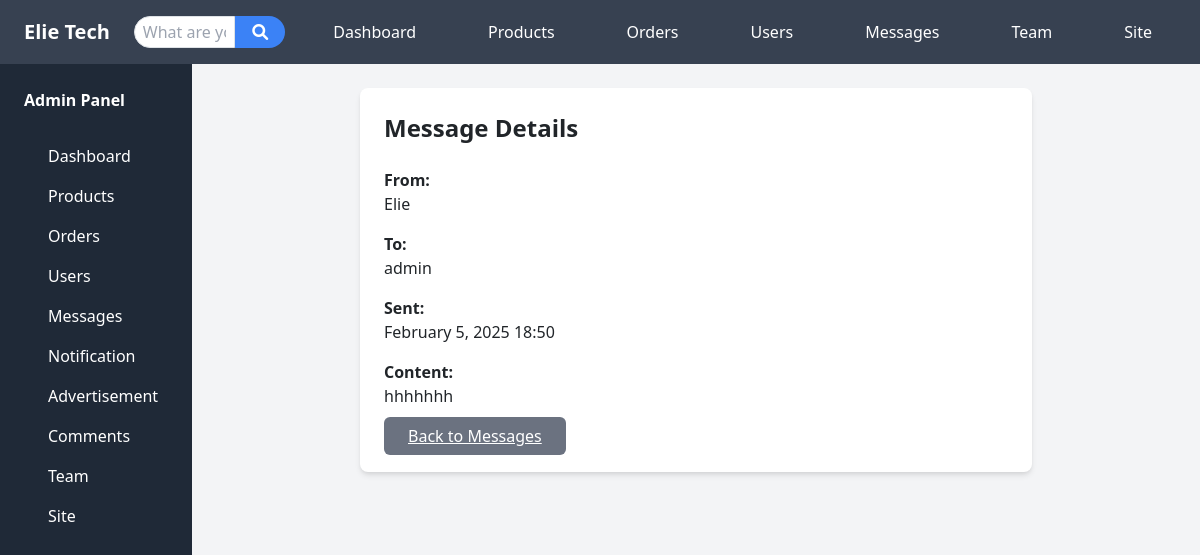
Page /admin-panel/messages/view/23/ (signed in) on the committed database.
### store/models.py (models this page shows, shortened)
class Message(models.Model):
    sender = models.ForeignKey(User, related_name='sent_messages', on_delete=models.CASCADE)
    recipient = models.ForeignKey(User, related_name="received_messages", on_delete=models.CASCADE)
    content = models.TextField()
    image = models.ImageField(upload_to='message_images/', null=True, blank=True)
    is_read = models.BooleanField(default=False)
    timestamp = models.DateTimeField(auto_now_add=True)

### store/views.py (the view)
# urls.py: path('admin-panel/messages/view/<int:message_id>/', views.admin_view_message, name='admin_view_message'),
@staff_member_required
@csrf_exempt
def admin_view_message(request, message_id):
    message = get_object_or_404(Message, id=message_id)
    message.is_read = True
    message.save()
    return render(request, 'admin/view_message.html', {'message': message})

### store/context_processors.py (called while the page is built)
def unread_message_count(request):
    unread_count = 0
    if request.user.is_authenticated:
        unread_count = Message.objects.filter(
            recipient=request.user,  # <-- Fix here
            is_read=False
        ).count()
    return {'unread_message_count': unread_count}

### templates/admin/view_message.html (shortened to what this page needs)
{% extends 'admin/base.html' %}
{% block content %}
<div class="bg-white rounded-lg shadow-md p-6 max-w-2xl mx-auto">
    <h2 class="text-2xl font-bold mb-4">Message Details</h2>
    <div class="space-y-4">
        <div>
            <label class="font-bold">From:</label>
            <p>{{ message.sender.username }}</p>
        </div>
        <div>
            <label class="font-bold">To:</label>
            <p>{{ message.recipient.username }}</p>
        </div>
        <div>
            <label class="font-bold">Sent:</label>
            <p>{{ message.timestamp|date:"F j, Y H:i" }}</p>
        </div>
        <div>
            <label class="font-bold">Content:</label>
            <p class="whitespace-pre-wrap">{{ message.content }}</p>
        </div>
        <a href="{% url 'admin_messages' %}"
           class="bg-gray-500 text-white px-4 py-2 rounded hover:bg-gray-600">
            Back to Messages
        </a>
    </div>
</div>
{% endblock %}

### rows in the picture
Message: sender.username "Elie", recipient.username "admin", timestamp "February 5, 2025 18:50", content "hhhhhhh"
